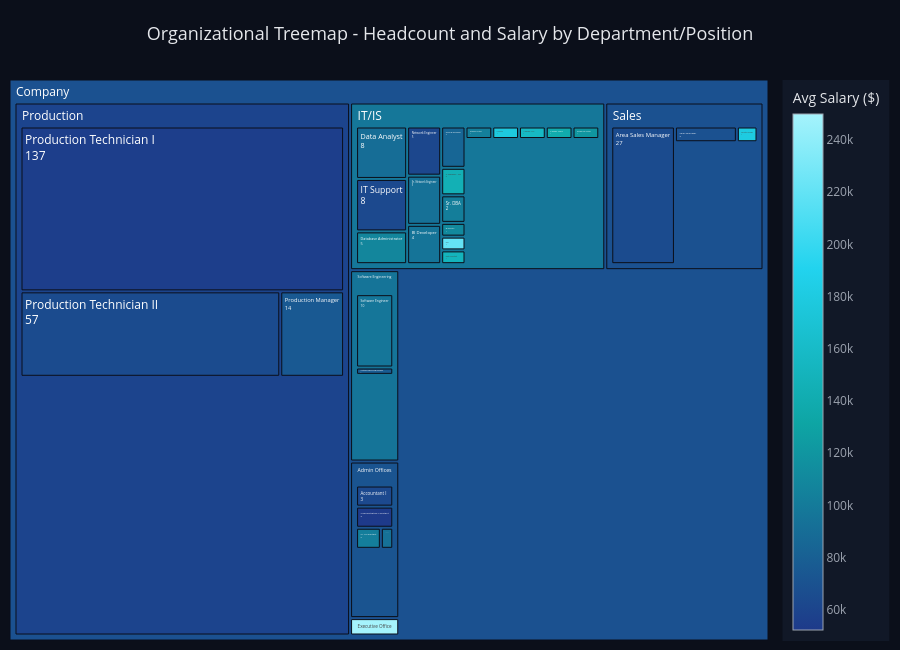

Notebook cell for this chart:
### Markdown cell above
---
## Tree Visualization 1 - Interactive Treemap (Plotly)

**Encoding:** Area = employee headcount; Colour gradient (Primary -> Accent) = average salary.  
Click any rectangle to drill down from Company > Department > Position.

### Code cell
fig_tm = go.Figure(go.Treemap(
    ids     = hier_df['id'],
    labels  = hier_df['label'],
    parents = hier_df['parent'],
    values  = hier_df['value'],
    customdata = hier_df['avg_salary'].round(0),
    hovertemplate = (
        '<b>%{label}</b><br>'
        'Employees: %{value}<br>'
        'Avg Salary: $%{customdata:,.0f}<extra></extra>'
    ),
    textinfo  = 'label+value',
    pathbar   = dict(visible=True, side='top'),
    marker    = dict(
        colorscale = [[0.0,'#1E3A8A'],[0.4,'#0EA5A4'],[0.7,'#22D3EE'],[1.0,'#A5F3FC']],
        colors     = hier_df['avg_salary'],
        showscale  = True,
        colorbar   = dict(
            title=dict(text='Avg Salary ($)', font=dict(color='#E5E7EB')),
            tickfont=dict(color='#9CA3AF'), bgcolor='#111827', outlinecolor='#9CA3AF'),
    ),
    root_color = '#0B0F1A',
))
fig_tm.update_layout(
    title=dict(text='Organizational Treemap - Headcount and Salary by Department/Position',
               font=dict(size=18, color='#E5E7EB'), x=0.5),
    margin=dict(t=80, l=10, r=10, b=10), height=650, paper_bgcolor='#0B0F1A',
)
fig_tm.write_html('visualizations/treemap.html', include_plotlyjs='cdn')
fig_tm.show()
print('Treemap saved -> visualizations/treemap.html')

### Figure 1 — Plotly figure (JSON) as saved in the notebook; plotly's stock layout.template omitted (floating-point values rounded to 4 significant figures)
{"data": [{"customdata": [69020.0, 59950.0, 97060.0, 94990.0, 71790.0, 69060.0, 250000.0, 63510.0, 52280.0, 93050.0, 102900.0, 250000.0, 95460.0, 110900.0, 220400.0, 89760.0, 150300.0, 108500.0, 103600.0, 178000.0, 145000.0, 157000.0, 138900.0, 63680.0, 61600.0, 120000.0, 84800.0, 102200.0, 93070.0, 170500.0, 75290.0, 55520.0, 64890.0, 64930.0, 180000.0, 69240.0, 96720.0, 77690.0], "hovertemplate": "<b>%{label}</b><br>Employees: %{value}<br>Avg Salary: $%{customdata:,.0f}<extra></extra>", "ids": ["Company", "Production", "IT/IS", "Software Engineering", "Admin Offices", "Sales", "Executive Office", "Admin Offices|Accountant I", "Admin Offices|Administrative Assistant", "Admin Offices|Shared Services Manager", "Admin Offices|Sr. Accountant", "Executive Office|President & CEO", "IT/IS|BI Developer", "IT/IS|BI Director", "IT/IS|CIO", "IT/IS|Data Analyst", "IT/IS|Data Architect", "IT/IS|Database Administrator", "IT/IS|Enterprise Architect", "IT/IS|IT Director", "IT/IS|IT Manager - DB", "IT/IS|IT Manager - Infra", "IT/IS|IT Manager - Support", "IT/IS|IT Support", "IT/IS|Network Engineer", "IT/IS|Principal Data Architect", "IT/IS|Senior BI Developer", "IT/IS|Sr. DBA", "IT/IS|Sr. Network Engineer", "Production|Director of Operations", "Production|Production Manager", "Production|Production Technician I", "Production|Production Technician II", "Sales|Area Sales Manager", "Sales|Director of Sales", "Sales|Sales Manager", "Software Engineering|Software Engineer", "Software Engineering|Software Engineering Manager"], "labels": ["Company", "Production", "IT/IS", "Software Engineering", "Admin Offices", "Sales", "Executive Office", "Accountant I", "Administrative Assistant", "Shared Services Manager", "Sr. Accountant", "President & CEO", "BI Developer", "BI Director", "CIO", "Data Analyst", "Data Architect", "Database Administrator", "Enterprise Architect", "IT Director", "IT Manager - DB", "IT Manager - Infra", "IT Manager - Support", "IT Support", "Network Engineer", "Principal Data Architect", "Senior BI Developer", "Sr. DBA", "Sr. Network Engineer", "Director of Operations", "Production Manager", "Production Technician I", "Production Technician II", "Area Sales Manager", "Director of Sales", "Sales Manager", "Software Engineer", "Software Engineering Manager"], "marker": {"colorbar": {"bgcolor": "#111827", "outlinecolor": "#9CA3AF", "tickfont": {"color": "#9CA3AF"}, "title": {"font": {"color": "#E5E7EB"}, "text": "Avg Salary ($)"}}, "colors": [69020.0, 59950.0, 97060.0, 94990.0, 71790.0, 69060.0, 250000.0, 63510.0, 52280.0, 93050.0, 102900.0, 250000.0, 95460.0, 110900.0, 220400.0, 89760.0, 150300.0, 108500.0, 103600.0, 178000.0, 145000.0, 157000.0, 138900.0, 63680.0, 61600.0, 120000.0, 84800.0, 102200.0, 93070.0, 170500.0, 75290.0, 55520.0, 64890.0, 64930.0, 180000.0, 69240.0, 96720.0, 77690.0], "colorscale": [[0.0, "#1E3A8A"], [0.4, "#0EA5A4"], [0.7, "#22D3EE"], [1.0, "#A5F3FC"]], "showscale": true}, "parents": ["", "Company", "Company", "Company", "Company", "Company", "Company", "Admin Offices", "Admin Offices", "Admin Offices", "Admin Offices", "Executive Office", "IT/IS", "IT/IS", "IT/IS", "IT/IS", "IT/IS", "IT/IS", "IT/IS", "IT/IS", "IT/IS", "IT/IS", "IT/IS", "IT/IS", "IT/IS", "IT/IS", "IT/IS", "IT/IS", "IT/IS", "Production", "Production", "Production", "Production", "Sales", "Sales", "Sales", "Software Engineering", "Software Engineering"], "pathbar": {"side": "top", "visible": true}, "root": {"color": "#0B0F1A"}, "textinfo": "label+value", "type": "treemap", "values": [311, 209, 50, 11, 9, 31, 1, 3, 3, 1, 2, 1, 4, 1, 1, 8, 1, 5, 1, 1, 2, 1, 1, 8, 5, 1, 3, 2, 5, 1, 14, 137, 57, 27, 1, 3, 10, 1]}], "layout": {"height": 650, "margin": {"b": 10, "l": 10, "r": 10, "t": 80}, "paper_bgcolor": "#0B0F1A", "title": {"font": {"color": "#E5E7EB", "size": 18}, "text": "Organizational Treemap - Headcount and Salary by Department/Position", "x": 0.5}}}
